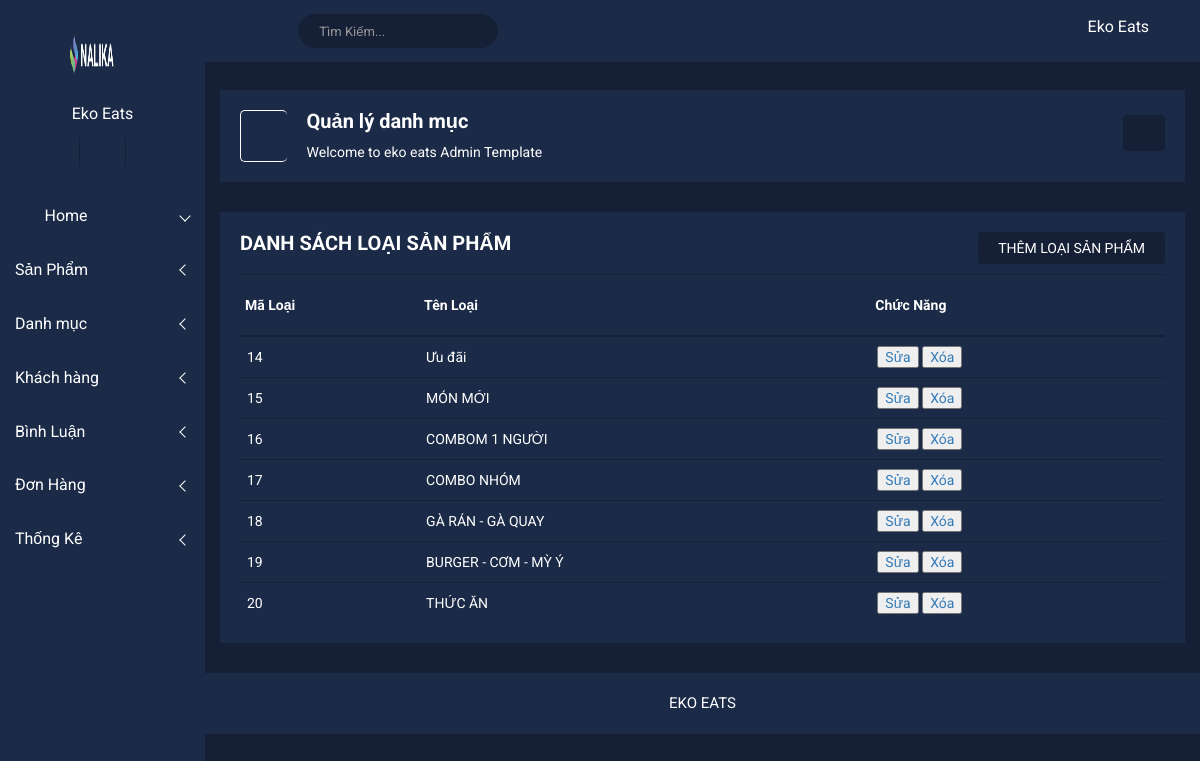
The page /admin/index.php?act=dsdm on the database its author committed.
### tables this page shows
CREATE TABLE `danhmuc` (
  `id` int NOT NULL,
  `name` varchar(255) NOT NULL
);

### model/pdo.php (called while the page is built, shortened)
<?php
function pdo_get_connection(){
    $dburl = "mysql:host=localhost;dbname=duanmau25;charset=utf8";
    $username = 'root';
    $password = '';
    $conn = new PDO($dburl, $username, $password);
    $conn->setAttribute(PDO::ATTR_ERRMODE, PDO::ERRMODE_EXCEPTION);
    return $conn;
}
function pdo_query($sql){
    $sql_args = array_slice(func_get_args(), 1);
    try{
        $conn = pdo_get_connection();
        $stmt = $conn->prepare($sql);
        $stmt->execute($sql_args);
        $rows = $stmt->fetchAll();
        return $rows;
    }
    catch(PDOException $e){
        throw $e;
    }
    finally{
        unset($conn);
    }
}

### model/danhmuc.php (called while the page is built, shortened)
<?php
function loadall_dm(){
    $sql="SELECT * FROM danhmuc order by id asc";
    $listdm = pdo_query($sql);
    return $listdm;
}
?>

### admin/danhmuc/dsdm.php (the view)
<div class="breadcome-area">
                <div class="container-fluid">
                    <div class="row">
                        <div class="col-lg-12 col-md-12 col-sm-12 col-xs-12">
                            <div class="breadcome-list">
                                <div class="row">
                                    <div class="col-lg-6 col-md-6 col-sm-6 col-xs-6">
                                        <div class="breadcomb-wp">
											<div class="breadcomb-icon">
												<i class="icon nalika-home"></i>
											</div>
											<div class="breadcomb-ctn">
												<h2>Quản lý danh mục</h2>
												<p>Welcome to eko eats <span class="bread-ntd">Admin Template</span></p>
											</div>
										</div>
                                    </div>
                                    <div class="col-lg-6 col-md-6 col-sm-6 col-xs-6">
                                        <div class="breadcomb-report">
											<button data-toggle="tooltip" data-placement="left" title="Download Report" class="btn"><i class="icon nalika-download"></i></button>
										</div>
                                    </div>
                                </div>
                            </div>
                        </div>
                    </div>
                </div>
            </div>
        </div>
        <div class="single-product-tab-area mg-b-30">
<div class="product-status mg-b-30">
            <div class="container-fluid">
                <div class="row">
                    <div class="col-lg-12 col-md-12 col-sm-12 col-xs-12">
                        <div class="product-status-wrap">
                            <h4>DANH SÁCH LOẠI SẢN PHẨM</h4>
                            <div class="add-product">
                                <a href="index.php?act=themdm">THÊM LOẠI SẢN PHẨM</a>
                            </div>
                            <table>
                                <tr>
                                    <th>Mã Loại</th>
                                    <th>Tên Loại</th>
                                    <th>Chức Năng</th>
                                </tr>
                                <tr>
                                <?php
                                     foreach ($listdm as $dm) {
                                        extract($dm);
                                        $suadm="index.php?act=suadm&id=".$id;
                                        $xoadm="index.php?act=xoadm&id=".$id;
                                        echo '<tr>
                                        <td>'.$id.'</td>
                                        <td>'.$name.'</td>
                                        <td><a href="'.$suadm.'"><input type="button" value="Sửa"></a> <a href="'.$xoadm.'">   <input type="button" value="Xóa"></a></td>
                                        </tr>';
                                     }
                                ?>
                            </table>
                        </div>
                    </div>
                </div>
            </div>
        </div>

### admin/css/main.css (style rules this page uses)
html { color: #222; font-size: 1em; line-height: 1.4; }

### rows shown on the page
danhmuc: id "14", name "Ưu đãi"
danhmuc: id "15", name "MÓN MỚI"
danhmuc: id "16", name "COMBOM 1 NGƯỜI"
danhmuc: id "17", name "COMBO NHÓM"
danhmuc: id "18", name "GÀ RÁN - GÀ QUAY"
danhmuc: id "19", name "BURGER - CƠM - MỲ Ý"
danhmuc: id "20", name "THỨC ĂN"
